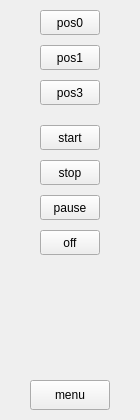
<?xml version="1.0" encoding="UTF-8"?>
<ui version="4.0">
 <class>Ulaachassis</class>
 <widget class="QWidget" name="Ulaachassis">
  <property name="geometry">
   <rect>
    <x>0</x>
    <y>0</y>
    <width>140</width>
    <height>420</height>
   </rect>
  </property>
  <property name="windowTitle">
   <string>Ulaachassis</string>
  </property>
  <property name="locale">
   <locale language="Chinese" country="China"/>
  </property>
  <widget class="QPushButton" name="pushButton_menu">
   <property name="geometry">
    <rect>
     <x>30</x>
     <y>380</y>
     <width>80</width>
     <height>30</height>
    </rect>
   </property>
   <property name="text">
    <string>menu</string>
   </property>
  </widget>
  <widget class="QPushButton" name="pushButton_pos0">
   <property name="geometry">
    <rect>
     <x>40</x>
     <y>10</y>
     <width>60</width>
     <height>25</height>
    </rect>
   </property>
   <property name="text">
    <string>pos0</string>
   </property>
  </widget>
  <widget class="QPushButton" name="pushButton_pos1">
   <property name="geometry">
    <rect>
     <x>40</x>
     <y>45</y>
     <width>60</width>
     <height>25</height>
    </rect>
   </property>
   <property name="text">
    <string>pos1</string>
   </property>
  </widget>
  <widget class="QPushButton" name="pushButton_pos3">
   <property name="geometry">
    <rect>
     <x>40</x>
     <y>80</y>
     <width>60</width>
     <height>25</height>
    </rect>
   </property>
   <property name="text">
    <string>pos3</string>
   </property>
  </widget>
  <widget class="QPushButton" name="pushButton_start">
   <property name="geometry">
    <rect>
     <x>40</x>
     <y>125</y>
     <width>60</width>
     <height>25</height>
    </rect>
   </property>
   <property name="text">
    <string>start</string>
   </property>
  </widget>
  <widget class="QPushButton" name="pushButton_stop">
   <property name="geometry">
    <rect>
     <x>40</x>
     <y>160</y>
     <width>60</width>
     <height>25</height>
    </rect>
   </property>
   <property name="text">
    <string>stop</string>
   </property>
  </widget>
  <widget class="QPushButton" name="pushButton_pause">
   <property name="geometry">
    <rect>
     <x>40</x>
     <y>195</y>
     <width>60</width>
     <height>25</height>
    </rect>
   </property>
   <property name="text">
    <string>pause</string>
   </property>
  </widget>
  <widget class="QPushButton" name="pushButton_off">
   <property name="geometry">
    <rect>
     <x>40</x>
     <y>230</y>
     <width>60</width>
     <height>25</height>
    </rect>
   </property>
   <property name="text">
    <string>off</string>
   </property>
  </widget>
 </widget>
 <resources/>
 <connections/>
</ui>
